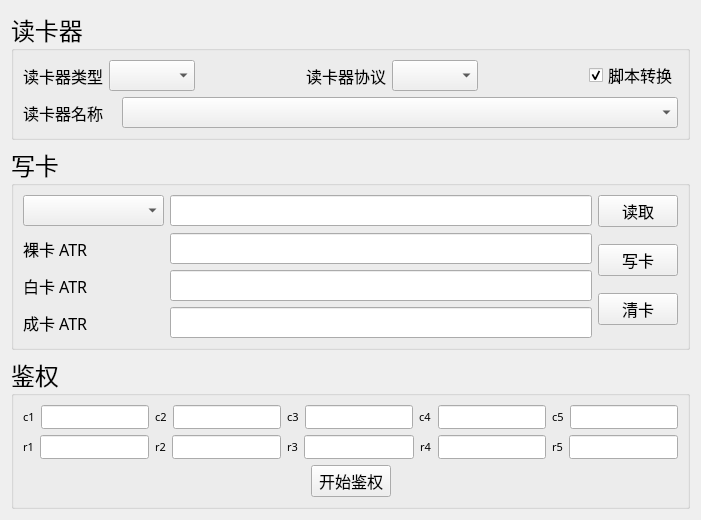
      <widget class="QWidget" name="tab_2">
       <attribute name="title">
        <string>鉴权</string>
       </attribute>
       <layout class="QVBoxLayout" name="verticalLayout_13">
        <item>
         <widget class="QGroupBox" name="groupBox_9">
          <property name="font">
           <font>
            <family>微软雅黑</family>
            <pointsize>18</pointsize>
           </font>
          </property>
          <property name="title">
           <string>读卡器</string>
          </property>
          <layout class="QVBoxLayout" name="verticalLayout_7">
           <item>
            <layout class="QHBoxLayout" name="horizontalLayout_37">
             <item>
              <layout class="QHBoxLayout" name="horizontalLayout_71" stretch="4,8">
               <item>
                <widget class="QLabel" name="label_26">
                 <property name="font">
                  <font>
                   <family>微软雅黑</family>
                   <pointsize>12</pointsize>
                  </font>
                 </property>
                 <property name="text">
                  <string>读卡器类型</string>
                 </property>
                </widget>
               </item>
               <item>
                <widget class="QComboBox" name="reader_type_combo_box">
                 <property name="font">
                  <font>
                   <family>微软雅黑</family>
                   <pointsize>12</pointsize>
                  </font>
                 </property>
                </widget>
               </item>
              </layout>
             </item>
             <item>
              <spacer name="horizontalSpacer_42">
               <property name="orientation">
                <enum>Qt::Horizontal</enum>
               </property>
               <property name="sizeHint" stdset="0">
                <size>
                 <width>40</width>
                 <height>20</height>
                </size>
               </property>
              </spacer>
             </item>
             <item>
              <layout class="QHBoxLayout" name="horizontalLayout_59" stretch="4,8">
               <item>
                <widget class="QLabel" name="label_20">
                 <property name="font">
                  <font>
                   <family>微软雅黑</family>
                   <pointsize>12</pointsize>
                  </font>
                 </property>
                 <property name="text">
                  <string>读卡器协议</string>
                 </property>
                </widget>
               </item>
               <item>
                <widget class="QComboBox" name="card_protocol_combo_box">
                 <property name="font">
                  <font>
                   <family>微软雅黑</family>
                   <pointsize>12</pointsize>
                  </font>
                 </property>
                </widget>
               </item>
              </layout>
             </item>
             <item>
              <spacer name="horizontalSpacer">
               <property name="orientation">
                <enum>Qt::Horizontal</enum>
               </property>
               <property name="sizeHint" stdset="0">
                <size>
                 <width>40</width>
                 <height>20</height>
                </size>
               </property>
              </spacer>
             </item>
             <item>
              <widget class="QCheckBox" name="script_convert_check_box">
               <property name="font">
                <font>
                 <family>微软雅黑</family>
                 <pointsize>12</pointsize>
                </font>
               </property>
               <property name="text">
                <string>脚本转换</string>
               </property>
               <property name="checked">
                <bool>true</bool>
               </property>
              </widget>
             </item>
            </layout>
           </item>
           <item>
            <layout class="QHBoxLayout" name="horizontalLayout_40" stretch="8">
             <item>
              <layout class="QHBoxLayout" name="horizontalLayout_58" stretch="2,12">
               <item>
                <widget class="QLabel" name="label_19">
                 <property name="font">
                  <font>
                   <family>微软雅黑</family>
                   <pointsize>12</pointsize>
                  </font>
                 </property>
                 <property name="text">
                  <string>读卡器名称</string>
                 </property>
                </widget>
               </item>
               <item>
                <widget class="QComboBox" name="reader_combo_box">
                 <property name="font">
                  <font>
                   <family>微软雅黑</family>
                   <pointsize>12</pointsize>
                  </font>
                 </property>
                </widget>
               </item>
              </layout>
             </item>
            </layout>
           </item>
          </layout>
         </widget>
        </item>
        <item>
         <widget class="QGroupBox" name="write_card_group_box">
          <property name="font">
           <font>
            <family>微软雅黑</family>
            <pointsize>18</pointsize>
           </font>
          </property>
          <property name="title">
           <string>写卡</string>
          </property>
          <layout class="QVBoxLayout" name="verticalLayout_18">
           <item>
            <layout class="QHBoxLayout" name="horizontalLayout_36">
             <item>
              <layout class="QHBoxLayout" name="horizontalLayout_16" stretch="3,9">
               <item>
                <widget class="QComboBox" name="script_type_combo_box">
                 <property name="font">
                  <font>
                   <family>微软雅黑</family>
                   <pointsize>12</pointsize>
                  </font>
                 </property>
                </widget>
               </item>
               <item>
                <widget class="QLineEdit" name="result_line_edit">
                 <property name="enabled">
                  <bool>true</bool>
                 </property>
                 <property name="font">
                  <font>
                   <family>微软雅黑</family>
                   <pointsize>12</pointsize>
                  </font>
                 </property>
                 <property name="readOnly">
                  <bool>true</bool>
                 </property>
                </widget>
               </item>
              </layout>
             </item>
             <item>
              <widget class="QPushButton" name="run_btn">
               <property name="font">
                <font>
                 <family>微软雅黑</family>
                 <pointsize>12</pointsize>
                </font>
               </property>
               <property name="text">
                <string>读取</string>
               </property>
              </widget>
             </item>
            </layout>
           </item>
           <item>
            <layout class="QHBoxLayout" name="horizontalLayout_72">
             <item>
              <layout class="QVBoxLayout" name="verticalLayout_6">
               <item>
                <layout class="QHBoxLayout" name="horizontalLayout_14" stretch="3,9">
                 <item>
                  <widget class="QLabel" name="pin1_2">
                   <property name="font">
                    <font>
                     <family>微软雅黑</family>
                     <pointsize>12</pointsize>
                    </font>
                   </property>
                   <property name="text">
                    <string>裸卡 ATR</string>
                   </property>
                  </widget>
                 </item>
                 <item>
                  <widget class="QLineEdit" name="bare_card_line">
                   <property name="enabled">
                    <bool>true</bool>
                   </property>
                   <property name="font">
                    <font>
                     <family>微软雅黑</family>
                     <pointsize>12</pointsize>
                    </font>
                   </property>
                   <property name="readOnly">
                    <bool>true</bool>
                   </property>
                  </widget>
                 </item>
                </layout>
               </item>
               <item>
                <layout class="QHBoxLayout" name="horizontalLayout_15" stretch="3,9">
                 <item>
                  <widget class="QLabel" name="ki_2">
                   <property name="font">
                    <font>
                     <family>微软雅黑</family>
                     <pointsize>12</pointsize>
                    </font>
                   </property>
                   <property name="text">
                    <string>白卡 ATR</string>
                   </property>
                  </widget>
                 </item>
                 <item>
                  <widget class="QLineEdit" name="white_card_line">
                   <property name="enabled">
                    <bool>true</bool>
                   </property>
                   <property name="font">
                    <font>
                     <family>微软雅黑</family>
                     <pointsize>12</pointsize>
                    </font>
                   </property>
                   <property name="readOnly">
                    <bool>true</bool>
                   </property>
                  </widget>
                 </item>
                </layout>
               </item>
               <item>
                <layout class="QHBoxLayout" name="horizontalLayout_29" stretch="3,9">
                 <item>
                  <widget class="QLabel" name="op_2">
                   <property name="font">
                    <font>
                     <family>微软雅黑</family>
                     <pointsize>12</pointsize>
                    </font>
                   </property>
                   <property name="text">
                    <string>成卡 ATR</string>
                   </property>
                  </widget>
                 </item>
                 <item>
                  <widget class="QLineEdit" name="finished_card_line">
                   <property name="enabled">
                    <bool>true</bool>
                   </property>
                   <property name="font">
                    <font>
                     <family>微软雅黑</family>
                     <pointsize>12</pointsize>
                    </font>
                   </property>
                   <property name="readOnly">
                    <bool>true</bool>
                   </property>
                  </widget>
                 </item>
                </layout>
               </item>
              </layout>
             </item>
             <item>
              <layout class="QVBoxLayout" name="verticalLayout_5" stretch="0,0">
               <item>
                <widget class="QPushButton" name="write_card_btn">
                 <property name="font">
                  <font>
                   <family>微软雅黑</family>
                   <pointsize>12</pointsize>
                  </font>
                 </property>
                 <property name="text">
                  <string>写卡</string>
                 </property>
                </widget>
               </item>
               <item>
                <widget class="QPushButton" name="clear_card_btn">
                 <property name="font">
                  <font>
                   <family>微软雅黑</family>
                   <pointsize>12</pointsize>
                  </font>
                 </property>
                 <property name="text">
                  <string>清卡</string>
                 </property>
                </widget>
               </item>
              </layout>
             </item>
            </layout>
           </item>
          </layout>
         </widget>
        </item>
        <item>
         <widget class="QGroupBox" name="person_data_group_box">
          <property name="font">
           <font>
            <family>微软雅黑</family>
            <pointsize>18</pointsize>
           </font>
          </property>
          <property name="title">
           <string>鉴权</string>
          </property>
          <layout class="QVBoxLayout" name="verticalLayout_4">
           <item>
            <layout class="QHBoxLayout" name="horizontalLayout_77">
             <item>
              <layout class="QHBoxLayout" name="horizontalLayout_12">
               <item>
                <widget class="QLabel" name="c1">
                 <property name="font">
                  <font>
                   <family>微软雅黑</family>
                   <pointsize>8</pointsize>
                  </font>
                 </property>
                 <property name="text">
                  <string>c1</string>
                 </property>
                </widget>
               </item>
               <item>
                <widget class="QLineEdit" name="c1_line">
                 <property name="enabled">
                  <bool>true</bool>
                 </property>
                 <property name="font">
                  <font>
                   <family>微软雅黑</family>
                   <pointsize>8</pointsize>
                  </font>
                 </property>
                 <property name="readOnly">
                  <bool>false</bool>
                 </property>
                </widget>
               </item>
              </layout>
             </item>
             <item>
              <layout class="QHBoxLayout" name="horizontalLayout_13">
               <item>
                <widget class="QLabel" name="c2">
                 <property name="font">
                  <font>
                   <family>微软雅黑</family>
                   <pointsize>8</pointsize>
                  </font>
                 </property>
                 <property name="text">
                  <string>c2</string>
                 </property>
                </widget>
               </item>
               <item>
                <widget class="QLineEdit" name="c2_line">
                 <property name="enabled">
                  <bool>true</bool>
                 </property>
                 <property name="font">
                  <font>
                   <family>微软雅黑</family>
                   <pointsize>8</pointsize>
                  </font>
                 </property>
                 <property name="readOnly">
                  <bool>false</bool>
                 </property>
                </widget>
               </item>
              </layout>
             </item>
             <item>
              <layout class="QHBoxLayout" name="horizontalLayout_28">
               <item>
                <widget class="QLabel" name="c3">
                 <property name="font">
                  <font>
                   <family>微软雅黑</family>
                   <pointsize>8</pointsize>
                  </font>
                 </property>
                 <property name="text">
                  <string>c3</string>
                 </property>
                </widget>
               </item>
               <item>
                <widget class="QLineEdit" name="c3_line">
                 <property name="enabled">
                  <bool>true</bool>
                 </property>
                 <property name="font">
                  <font>
                   <family>微软雅黑</family>
                   <pointsize>8</pointsize>
                  </font>
                 </property>
                 <property name="readOnly">
                  <bool>false</bool>
                 </property>
                </widget>
               </item>
              </layout>
             </item>
             <item>
              <layout class="QHBoxLayout" name="horizontalLayout_74">
               <item>
                <widget class="QLabel" name="c4">
                 <property name="font">
                  <font>
                   <family>微软雅黑</family>
                   <pointsize>8</pointsize>
                  </font>
                 </property>
                 <property name="text">
                  <string>c4</string>
                 </property>
                </widget>
               </item>
               <item>
                <widget class="QLineEdit" name="c4_line">
                 <property name="enabled">
                  <bool>true</bool>
                 </property>
                 <property name="font">
                  <font>
                   <family>微软雅黑</family>
                   <pointsize>8</pointsize>
                  </font>
                 </property>
                 <property name="readOnly">
                  <bool>false</bool>
                 </property>
                </widget>
               </item>
              </layout>
             </item>
             <item>
              <layout class="QHBoxLayout" name="horizontalLayout_75">
               <item>
                <widget class="QLabel" name="c5">
                 <property name="font">
                  <font>
                   <family>微软雅黑</family>
                   <pointsize>8</pointsize>
                  </font>
                 </property>
                 <property name="text">
                  <string>c5</string>
                 </property>
                </widget>
               </item>
               <item>
                <widget class="QLineEdit" name="c5_line">
                 <property name="enabled">
                  <bool>true</bool>
                 </property>
                 <property name="font">
                  <font>
                   <family>微软雅黑</family>
                   <pointsize>8</pointsize>
                  </font>
                 </property>
                 <property name="readOnly">
                  <bool>false</bool>
                 </property>
                </widget>
               </item>
              </layout>
             </item>
            </layout>
           </item>
           <item>
            <layout class="QHBoxLayout" name="horizontalLayout_82">
             <item>
              <layout class="QHBoxLayout" name="horizontalLayout_76">
               <item>
                <widget class="QLabel" name="r1">
                 <property name="font">
                  <font>
                   <family>微软雅黑</family>
                   <pointsize>8</pointsize>
                  </font>
                 </property>
                 <property name="text">
                  <string>r1</string>
                 </property>
                </widget>
               </item>
               <item>
                <widget class="QLineEdit" name="r1_line">
                 <property name="enabled">
                  <bool>true</bool>
                 </property>
                 <property name="font">
                  <font>
                   <family>微软雅黑</family>
                   <pointsize>8</pointsize>
                  </font>
                 </property>
                 <property name="readOnly">
                  <bool>false</bool>
                 </property>
                </widget>
               </item>
              </layout>
             </item>
             <item>
              <layout class="QHBoxLayout" name="horizontalLayout_78">
               <item>
                <widget class="QLabel" name="r2">
                 <property name="font">
                  <font>
                   <family>微软雅黑</family>
                   <pointsize>8</pointsize>
                  </font>
                 </property>
                 <property name="text">
                  <string>r2</string>
                 </property>
                </widget>
               </item>
               <item>
                <widget class="QLineEdit" name="r2_line">
                 <property name="enabled">
                  <bool>true</bool>
                 </property>
                 <property name="font">
                  <font>
                   <family>微软雅黑</family>
                   <pointsize>8</pointsize>
                  </font>
                 </property>
                 <property name="readOnly">
                  <bool>false</bool>
                 </property>
                </widget>
               </item>
              </layout>
             </item>
             <item>
              <layout class="QHBoxLayout" name="horizontalLayout_79">
               <item>
                <widget class="QLabel" name="r3">
                 <property name="font">
                  <font>
                   <family>微软雅黑</family>
                   <pointsize>8</pointsize>
                  </font>
                 </property>
                 <property name="text">
                  <string>r3</string>
                 </property>
                </widget>
               </item>
               <item>
                <widget class="QLineEdit" name="r3_line">
                 <property name="enabled">
                  <bool>true</bool>
                 </property>
                 <property name="font">
                  <font>
                   <family>微软雅黑</family>
                   <pointsize>8</pointsize>
                  </font>
                 </property>
                 <property name="readOnly">
                  <bool>false</bool>
                 </property>
                </widget>
               </item>
              </layout>
             </item>
             <item>
              <layout class="QHBoxLayout" name="horizontalLayout_80">
               <item>
                <widget class="QLabel" name="r4">
                 <property name="font">
                  <font>
                   <family>微软雅黑</family>
                   <pointsize>8</pointsize>
                  </font>
                 </property>
                 <property name="text">
                  <string>r4</string>
                 </property>
                </widget>
               </item>
               <item>
                <widget class="QLineEdit" name="r4_line">
                 <property name="enabled">
                  <bool>true</bool>
                 </property>
                 <property name="font">
                  <font>
                   <family>微软雅黑</family>
                   <pointsize>8</pointsize>
                  </font>
                 </property>
                 <property name="readOnly">
                  <bool>false</bool>
                 </property>
                </widget>
               </item>
              </layout>
             </item>
             <item>
              <layout class="QHBoxLayout" name="horizontalLayout_81">
               <item>
                <widget class="QLabel" name="r5">
                 <property name="font">
                  <font>
                   <family>微软雅黑</family>
                   <pointsize>8</pointsize>
                  </font>
                 </property>
                 <property name="text">
                  <string>r5</string>
                 </property>
                </widget>
               </item>
               <item>
                <widget class="QLineEdit" name="r5_line">
                 <property name="enabled">
                  <bool>true</bool>
                 </property>
                 <property name="font">
                  <font>
                   <family>微软雅黑</family>
                   <pointsize>8</pointsize>
                  </font>
                 </property>
                 <property name="readOnly">
                  <bool>false</bool>
                 </property>
                </widget>
               </item>
              </layout>
             </item>
            </layout>
           </item>
           <item>
            <layout class="QHBoxLayout" name="horizontalLayout_83">
             <item>
              <spacer name="horizontalSpacer_2">
               <property name="orientation">
                <enum>Qt::Horizontal</enum>
               </property>
               <property name="sizeHint" stdset="0">
                <size>
                 <width>40</width>
                 <height>20</height>
                </size>
               </property>
              </spacer>
             </item>
             <item>
              <widget class="QPushButton" name="start_auth_btn">
               <property name="font">
                <font>
                 <family>微软雅黑</family>
                 <pointsize>12</pointsize>
                </font>
               </property>
               <property name="text">
                <string>开始鉴权</string>
               </property>
              </widget>
             </item>
             <item>
              <spacer name="horizontalSpacer_3">
               <property name="orientation">
                <enum>Qt::Horizontal</enum>
               </property>
               <property name="sizeHint" stdset="0">
                <size>
                 <width>40</width>
                 <height>20</height>
                </size>
               </property>
              </spacer>
             </item>
            </layout>
           </item>
          </layout>
         </widget>
        </item>
       </layout>
      </widget>
